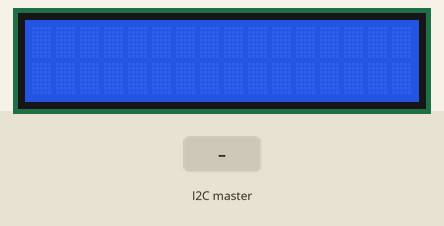
This sketch was run on a simulated Arduino Uno, built with avr-gcc and run on an emulated ATmega328P. Shown: 16×2 character LCD. The test bench sets the inputs (shaded band).

Above: at 1.2 s.
1.3 s: the I2C master sends the byte 1
At 1.46 s:
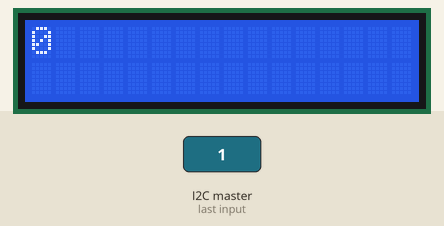
At 2.07 s:
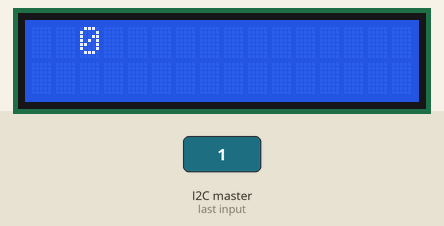
Timing chart, 0 to 4.3 s (numbered marks = the images above; inputs shaded):
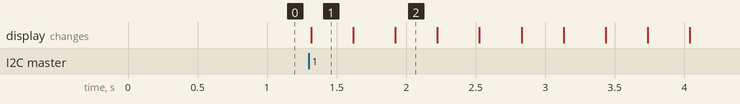

The sketch:

patchinko3.ino
```cpp
#include <LiquidCrystal.h>
#include <Wire.h>

#define SLAVE_ADDR 8

const int rs = 12, en = 11, d4 = 5, d5 = 4, d6 = 3, d7 = 2;
const int buttonPin = 7;  // Oppdatert pin for knappen
int x = 0;
LiquidCrystal lcd(rs, en, d4, d5, d6, d7);

bool isAnimationPlayed = false;  // Flagg for å sjekke om animasjonen er spilt

void setup() {
  pinMode(buttonPin, INPUT_PULLUP);  // Bruker intern pull-up motstand
  lcd.begin(16, 2);                 // Initialiser LCD
  lcd.clear();                      // Sørger for at LCD er klar ved oppstart

  Wire.begin(SLAVE_ADDR);
  Wire.onReceive(receiveEvent);
  Serial.begin(9600);
}

void loop() {
  if(x == 1) {
    for (int position = 0; position < 16; position++) {
      lcd.clear();                  // Rydd skjermen for å forhindre spøkelsestegn
      lcd.setCursor(position, 0);   // Sett posisjon på første rad
      lcd.print("0");               // Vis ballen
      delay(300);                   // Vent litt før du flytter ballen
    }
    x = 0;
    lcd.clear();
  }
}
void receiveEvent() {
  x = 1;
}
```

Measured:
- after the input at 1.3 s, the display: changes at once (image 1)
